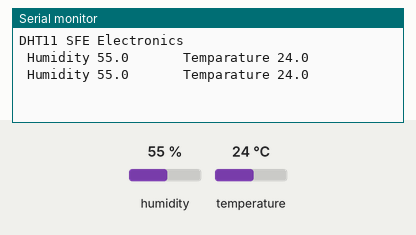
Recording of a sketch running on a simulated Arduino Uno, built with avr-gcc and run on an emulated ATmega328P. On the bench: the last lines printed to the serial monitor. Inputs (shaded band) come from the test bench; at power-on: humidity 55 %, temperature 24 °C.

Above: at 2.8 s.
2.9 s: humidity set to 22 %
At 5.3 s:
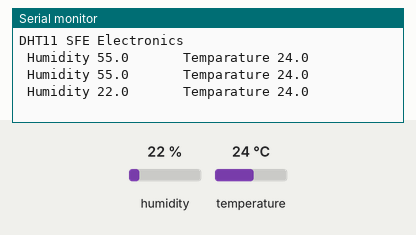
5.6 s: temperature set to 12 °C
At 6.5 s:
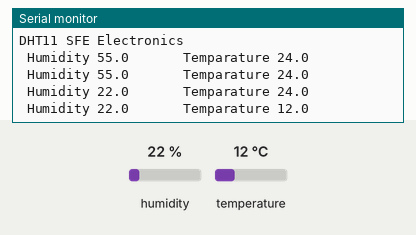
8.3 s: humidity set to 40 %
At 11.4 s:
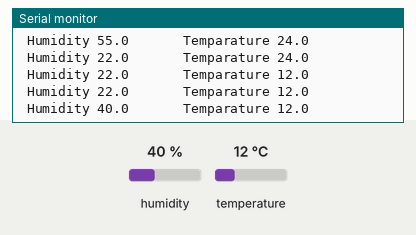
Timing chart, 0 to 12.9 s (numbered marks = the images above; inputs shaded):
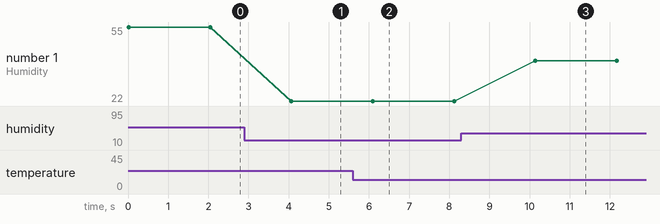

The sketch:

Temperature_DHT11.ino
```cpp
#include<dht.h>
dht DHT11;

#define DHT11_PIN 4

void setup() {

Serial.begin(9600);
Serial.println("DHT11 SFE Electronics");
}

void loop() {

int chk = DHT11.read11(DHT11_PIN);

Serial.print(" Humidity " );
Serial.print(DHT11.humidity, 1);
Serial.print("      ");
Serial.print(" Temparature ");
Serial.println(DHT11.temperature, 1);
delay(2000);

}
```

Measured:
- after the input at 2.9 s, the serial monitor: prints a new line after 1.2 s (image 1)
- after the input at 5.6 s, the serial monitor: prints a new line after 0.50 s (image 2)
- after the input at 8.3 s, the serial monitor: prints a new line after 1.8 s (image 3)
- plotted number 1: 55 → 22 after the input at 2.9 s, 22 → 40 after the input at 8.3 s
